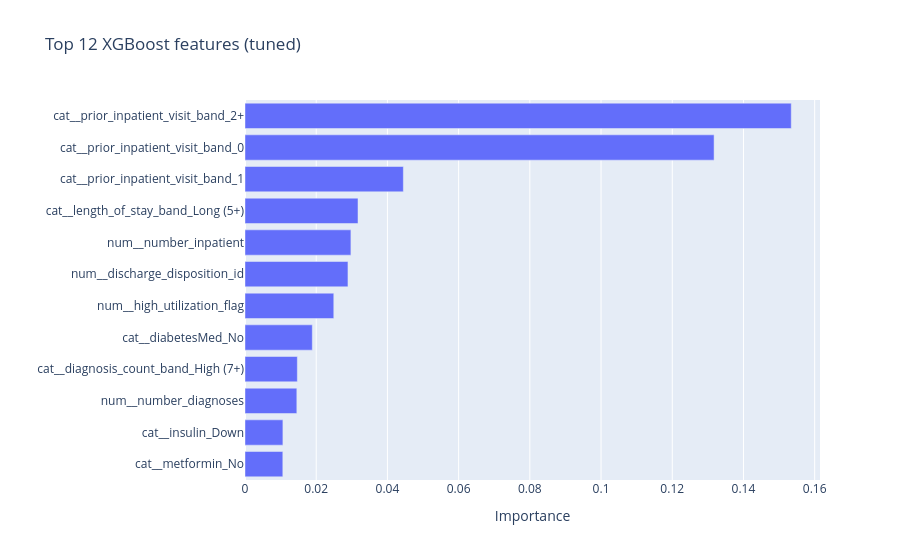

The notebook cell this image was saved under:
### Markdown cell above
## 4. Feature importance (XGBoost)

These features were **important to the model's predictions** â€” not causes of readmission.

### Code cell
names = pre.get_feature_names_out()
imp = pd.DataFrame({"feature": names, "importance": xgb_tuned.feature_importances_})
top = imp.sort_values("importance", ascending=False).head(12).sort_values("importance")
print(top.sort_values("importance", ascending=False).to_string(index=False))

fig = px.bar(top, x="importance", y="feature", orientation="h",
             title="Top 12 XGBoost features (tuned)")
fig.update_layout(yaxis_title="", xaxis_title="Importance")
fig.show()

### Figure 1 — Plotly figure (JSON) as saved in the notebook; plotly's stock layout.template omitted (floating-point values rounded to 4 significant figures)
{"data": [{"hovertemplate": "importance=%{x}<br>feature=%{y}<extra></extra>", "legendgroup": "", "marker": {"color": "#636efa", "pattern": {"shape": ""}}, "name": "", "orientation": "h", "showlegend": false, "textposition": "auto", "x": [0.01062, 0.01065, 0.01456, 0.0147, 0.01891, 0.02494, 0.02892, 0.02974, 0.03174, 0.04448, 0.1318, 0.1534], "xaxis": "x", "y": ["cat__metformin_No", "cat__insulin_Down", "num__number_diagnoses", "cat__diagnosis_count_band_High (7+)", "cat__diabetesMed_No", "num__high_utilization_flag", "num__discharge_disposition_id", "num__number_inpatient", "cat__length_of_stay_band_Long (5+)", "cat__prior_inpatient_visit_band_1", "cat__prior_inpatient_visit_band_0", "cat__prior_inpatient_visit_band_2+"], "yaxis": "y", "type": "bar"}], "layout": {"xaxis": {"anchor": "y", "domain": [0.0, 1.0], "title": {"text": "Importance"}}, "yaxis": {"anchor": "x", "domain": [0.0, 1.0], "title": {"text": ""}}, "legend": {"tracegroupgap": 0}, "title": {"text": "Top 12 XGBoost features (tuned)"}, "barmode": "relative"}}
